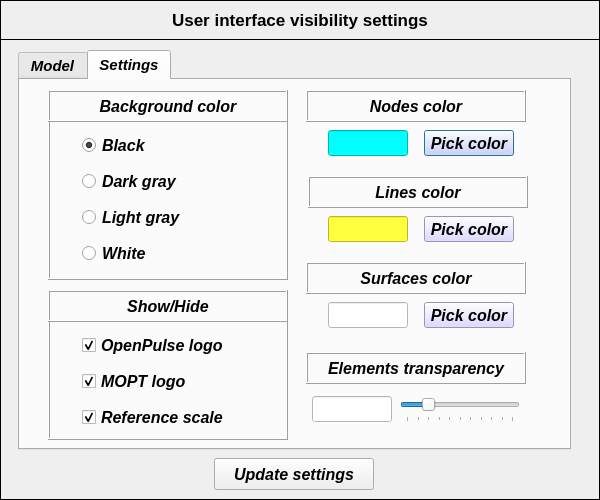
<?xml version="1.0" encoding="UTF-8"?>
<ui version="4.0">
 <class>Dialog</class>
 <widget class="QDialog" name="Dialog">
  <property name="geometry">
   <rect>
    <x>0</x>
    <y>0</y>
    <width>600</width>
    <height>500</height>
   </rect>
  </property>
  <property name="minimumSize">
   <size>
    <width>600</width>
    <height>500</height>
   </size>
  </property>
  <property name="maximumSize">
   <size>
    <width>600</width>
    <height>500</height>
   </size>
  </property>
  <property name="windowTitle">
   <string>Interface visibility settings</string>
  </property>
  <widget class="QFrame" name="frame">
   <property name="geometry">
    <rect>
     <x>0</x>
     <y>0</y>
     <width>600</width>
     <height>500</height>
    </rect>
   </property>
   <property name="minimumSize">
    <size>
     <width>600</width>
     <height>270</height>
    </size>
   </property>
   <property name="maximumSize">
    <size>
     <width>600</width>
     <height>500</height>
    </size>
   </property>
   <property name="frameShape">
    <enum>QFrame::Box</enum>
   </property>
   <property name="frameShadow">
    <enum>QFrame::Plain</enum>
   </property>
   <widget class="QFrame" name="frame_2">
    <property name="geometry">
     <rect>
      <x>0</x>
      <y>0</y>
      <width>600</width>
      <height>40</height>
     </rect>
    </property>
    <property name="minimumSize">
     <size>
      <width>600</width>
      <height>40</height>
     </size>
    </property>
    <property name="maximumSize">
     <size>
      <width>600</width>
      <height>40</height>
     </size>
    </property>
    <property name="frameShape">
     <enum>QFrame::Box</enum>
    </property>
    <property name="frameShadow">
     <enum>QFrame::Plain</enum>
    </property>
    <property name="lineWidth">
     <number>1</number>
    </property>
    <widget class="QLabel" name="label">
     <property name="geometry">
      <rect>
       <x>140</x>
       <y>6</y>
       <width>320</width>
       <height>28</height>
      </rect>
     </property>
     <property name="minimumSize">
      <size>
       <width>320</width>
       <height>28</height>
      </size>
     </property>
     <property name="maximumSize">
      <size>
       <width>320</width>
       <height>28</height>
      </size>
     </property>
     <property name="font">
      <font>
       <family>Arial</family>
       <pointsize>13</pointsize>
       <weight>75</weight>
       <italic>false</italic>
       <bold>true</bold>
      </font>
     </property>
     <property name="text">
      <string>User interface visibility settings</string>
     </property>
     <property name="textFormat">
      <enum>Qt::AutoText</enum>
     </property>
     <property name="alignment">
      <set>Qt::AlignCenter</set>
     </property>
    </widget>
   </widget>
   <widget class="QToolButton" name="toolButton_update_settings">
    <property name="geometry">
     <rect>
      <x>214</x>
      <y>458</y>
      <width>160</width>
      <height>32</height>
     </rect>
    </property>
    <property name="minimumSize">
     <size>
      <width>160</width>
      <height>32</height>
     </size>
    </property>
    <property name="maximumSize">
     <size>
      <width>160</width>
      <height>32</height>
     </size>
    </property>
    <property name="font">
     <font>
      <family>Arial</family>
      <pointsize>12</pointsize>
      <weight>75</weight>
      <italic>true</italic>
      <bold>true</bold>
     </font>
    </property>
    <property name="text">
     <string>Update settings</string>
    </property>
   </widget>
   <widget class="QTabWidget" name="tabWidget_main">
    <property name="geometry">
     <rect>
      <x>18</x>
      <y>50</y>
      <width>553</width>
      <height>400</height>
     </rect>
    </property>
    <property name="font">
     <font>
      <family>Arial</family>
      <pointsize>11</pointsize>
      <weight>75</weight>
      <italic>true</italic>
      <bold>true</bold>
     </font>
    </property>
    <property name="currentIndex">
     <number>1</number>
    </property>
    <widget class="QWidget" name="tab_hide_show">
     <attribute name="title">
      <string>Model</string>
     </attribute>
     <widget class="QFrame" name="frame_4">
      <property name="geometry">
       <rect>
        <x>28</x>
        <y>240</y>
        <width>240</width>
        <height>120</height>
       </rect>
      </property>
      <property name="minimumSize">
       <size>
        <width>240</width>
        <height>120</height>
       </size>
      </property>
      <property name="maximumSize">
       <size>
        <width>240</width>
        <height>120</height>
       </size>
      </property>
      <property name="frameShape">
       <enum>QFrame::Box</enum>
      </property>
      <property name="frameShadow">
       <enum>QFrame::Raised</enum>
      </property>
      <widget class="QCheckBox" name="checkBox_elements_selector">
       <property name="geometry">
        <rect>
         <x>34</x>
         <y>50</y>
         <width>170</width>
         <height>22</height>
        </rect>
       </property>
       <property name="minimumSize">
        <size>
         <width>170</width>
         <height>22</height>
        </size>
       </property>
       <property name="maximumSize">
        <size>
         <width>170</width>
         <height>22</height>
        </size>
       </property>
       <property name="font">
        <font>
         <family>Arial</family>
         <pointsize>12</pointsize>
         <weight>75</weight>
         <italic>true</italic>
         <bold>true</bold>
        </font>
       </property>
       <property name="text">
        <string>Elements</string>
       </property>
       <property name="checked">
        <bool>true</bool>
       </property>
      </widget>
      <widget class="QCheckBox" name="checkBox_nodes_selector">
       <property name="geometry">
        <rect>
         <x>34</x>
         <y>14</y>
         <width>170</width>
         <height>22</height>
        </rect>
       </property>
       <property name="minimumSize">
        <size>
         <width>170</width>
         <height>22</height>
        </size>
       </property>
       <property name="maximumSize">
        <size>
         <width>170</width>
         <height>22</height>
        </size>
       </property>
       <property name="font">
        <font>
         <family>Arial</family>
         <pointsize>12</pointsize>
         <weight>75</weight>
         <italic>true</italic>
         <bold>true</bold>
        </font>
       </property>
       <property name="text">
        <string> Nodes</string>
       </property>
       <property name="checked">
        <bool>true</bool>
       </property>
      </widget>
      <widget class="QCheckBox" name="checkBox_lines_selector">
       <property name="geometry">
        <rect>
         <x>34</x>
         <y>86</y>
         <width>170</width>
         <height>22</height>
        </rect>
       </property>
       <property name="minimumSize">
        <size>
         <width>170</width>
         <height>22</height>
        </size>
       </property>
       <property name="maximumSize">
        <size>
         <width>170</width>
         <height>22</height>
        </size>
       </property>
       <property name="font">
        <font>
         <family>Arial</family>
         <pointsize>12</pointsize>
         <weight>75</weight>
         <italic>true</italic>
         <bold>true</bold>
        </font>
       </property>
       <property name="text">
        <string>Lines</string>
       </property>
       <property name="checked">
        <bool>true</bool>
       </property>
      </widget>
     </widget>
     <widget class="QFrame" name="frame_3">
      <property name="geometry">
       <rect>
        <x>28</x>
        <y>40</y>
        <width>240</width>
        <height>160</height>
       </rect>
      </property>
      <property name="minimumSize">
       <size>
        <width>240</width>
        <height>160</height>
       </size>
      </property>
      <property name="maximumSize">
       <size>
        <width>240</width>
        <height>160</height>
       </size>
      </property>
      <property name="frameShape">
       <enum>QFrame::Box</enum>
      </property>
      <property name="frameShadow">
       <enum>QFrame::Raised</enum>
      </property>
      <widget class="QCheckBox" name="checkBox_structural_symbols_viewer">
       <property name="geometry">
        <rect>
         <x>34</x>
         <y>122</y>
         <width>170</width>
         <height>22</height>
        </rect>
       </property>
       <property name="minimumSize">
        <size>
         <width>170</width>
         <height>22</height>
        </size>
       </property>
       <property name="maximumSize">
        <size>
         <width>170</width>
         <height>22</height>
        </size>
       </property>
       <property name="font">
        <font>
         <family>Arial</family>
         <pointsize>12</pointsize>
         <weight>75</weight>
         <italic>true</italic>
         <bold>true</bold>
        </font>
       </property>
       <property name="text">
        <string>Structural symbols</string>
       </property>
       <property name="checked">
        <bool>true</bool>
       </property>
      </widget>
      <widget class="QCheckBox" name="checkBox_elements_viewer">
       <property name="geometry">
        <rect>
         <x>34</x>
         <y>50</y>
         <width>170</width>
         <height>22</height>
        </rect>
       </property>
       <property name="minimumSize">
        <size>
         <width>170</width>
         <height>22</height>
        </size>
       </property>
       <property name="maximumSize">
        <size>
         <width>170</width>
         <height>22</height>
        </size>
       </property>
       <property name="font">
        <font>
         <family>Arial</family>
         <pointsize>12</pointsize>
         <weight>75</weight>
         <italic>true</italic>
         <bold>true</bold>
        </font>
       </property>
       <property name="text">
        <string>Elements</string>
       </property>
       <property name="checked">
        <bool>true</bool>
       </property>
      </widget>
      <widget class="QCheckBox" name="checkBox_nodes_viewer">
       <property name="geometry">
        <rect>
         <x>34</x>
         <y>14</y>
         <width>170</width>
         <height>22</height>
        </rect>
       </property>
       <property name="minimumSize">
        <size>
         <width>170</width>
         <height>22</height>
        </size>
       </property>
       <property name="maximumSize">
        <size>
         <width>170</width>
         <height>22</height>
        </size>
       </property>
       <property name="font">
        <font>
         <family>Arial</family>
         <pointsize>12</pointsize>
         <weight>75</weight>
         <italic>true</italic>
         <bold>true</bold>
        </font>
       </property>
       <property name="text">
        <string>Nodes</string>
       </property>
       <property name="checked">
        <bool>true</bool>
       </property>
      </widget>
      <widget class="QCheckBox" name="checkBox_acoustic_symbols_viewer">
       <property name="geometry">
        <rect>
         <x>34</x>
         <y>86</y>
         <width>170</width>
         <height>22</height>
        </rect>
       </property>
       <property name="minimumSize">
        <size>
         <width>170</width>
         <height>22</height>
        </size>
       </property>
       <property name="maximumSize">
        <size>
         <width>170</width>
         <height>22</height>
        </size>
       </property>
       <property name="font">
        <font>
         <family>Arial</family>
         <pointsize>12</pointsize>
         <weight>75</weight>
         <italic>true</italic>
         <bold>true</bold>
        </font>
       </property>
       <property name="text">
        <string>Acoustic symbols</string>
       </property>
       <property name="checked">
        <bool>true</bool>
       </property>
      </widget>
     </widget>
     <widget class="QLabel" name="label_3">
      <property name="geometry">
       <rect>
        <x>28</x>
        <y>210</y>
        <width>240</width>
        <height>32</height>
       </rect>
      </property>
      <property name="minimumSize">
       <size>
        <width>240</width>
        <height>32</height>
       </size>
      </property>
      <property name="maximumSize">
       <size>
        <width>240</width>
        <height>32</height>
       </size>
      </property>
      <property name="font">
       <font>
        <family>Arial</family>
        <pointsize>12</pointsize>
        <weight>75</weight>
        <bold>true</bold>
       </font>
      </property>
      <property name="frameShape">
       <enum>QFrame::Box</enum>
      </property>
      <property name="frameShadow">
       <enum>QFrame::Raised</enum>
      </property>
      <property name="text">
       <string>Enable/Disable selection</string>
      </property>
      <property name="alignment">
       <set>Qt::AlignCenter</set>
      </property>
     </widget>
     <widget class="QLabel" name="label_2">
      <property name="geometry">
       <rect>
        <x>28</x>
        <y>10</y>
        <width>240</width>
        <height>32</height>
       </rect>
      </property>
      <property name="minimumSize">
       <size>
        <width>240</width>
        <height>32</height>
       </size>
      </property>
      <property name="maximumSize">
       <size>
        <width>240</width>
        <height>32</height>
       </size>
      </property>
      <property name="font">
       <font>
        <family>Arial</family>
        <pointsize>12</pointsize>
        <weight>75</weight>
        <bold>true</bold>
       </font>
      </property>
      <property name="frameShape">
       <enum>QFrame::Box</enum>
      </property>
      <property name="frameShadow">
       <enum>QFrame::Raised</enum>
      </property>
      <property name="text">
       <string>Show/Hide</string>
      </property>
      <property name="alignment">
       <set>Qt::AlignCenter</set>
      </property>
     </widget>
    </widget>
    <widget class="QWidget" name="tab_user_preferences">
     <attribute name="title">
      <string>Settings</string>
     </attribute>
     <widget class="QFrame" name="frame_6">
      <property name="geometry">
       <rect>
        <x>28</x>
        <y>240</y>
        <width>240</width>
        <height>120</height>
       </rect>
      </property>
      <property name="minimumSize">
       <size>
        <width>240</width>
        <height>120</height>
       </size>
      </property>
      <property name="maximumSize">
       <size>
        <width>240</width>
        <height>120</height>
       </size>
      </property>
      <property name="frameShape">
       <enum>QFrame::Box</enum>
      </property>
      <property name="frameShadow">
       <enum>QFrame::Raised</enum>
      </property>
      <widget class="QCheckBox" name="checkBox_MOPT_logo">
       <property name="geometry">
        <rect>
         <x>34</x>
         <y>50</y>
         <width>170</width>
         <height>22</height>
        </rect>
       </property>
       <property name="minimumSize">
        <size>
         <width>170</width>
         <height>22</height>
        </size>
       </property>
       <property name="maximumSize">
        <size>
         <width>170</width>
         <height>22</height>
        </size>
       </property>
       <property name="font">
        <font>
         <family>Arial</family>
         <pointsize>12</pointsize>
         <weight>75</weight>
         <italic>true</italic>
         <bold>true</bold>
        </font>
       </property>
       <property name="text">
        <string>MOPT logo</string>
       </property>
       <property name="checked">
        <bool>true</bool>
       </property>
      </widget>
      <widget class="QCheckBox" name="checkBox_OpenPulse_logo">
       <property name="geometry">
        <rect>
         <x>34</x>
         <y>14</y>
         <width>170</width>
         <height>22</height>
        </rect>
       </property>
       <property name="minimumSize">
        <size>
         <width>170</width>
         <height>22</height>
        </size>
       </property>
       <property name="maximumSize">
        <size>
         <width>170</width>
         <height>22</height>
        </size>
       </property>
       <property name="font">
        <font>
         <family>Arial</family>
         <pointsize>12</pointsize>
         <weight>75</weight>
         <italic>true</italic>
         <bold>true</bold>
        </font>
       </property>
       <property name="text">
        <string>OpenPulse logo</string>
       </property>
       <property name="checked">
        <bool>true</bool>
       </property>
      </widget>
      <widget class="QCheckBox" name="checkBox_reference_scale">
       <property name="geometry">
        <rect>
         <x>34</x>
         <y>86</y>
         <width>170</width>
         <height>22</height>
        </rect>
       </property>
       <property name="minimumSize">
        <size>
         <width>170</width>
         <height>22</height>
        </size>
       </property>
       <property name="maximumSize">
        <size>
         <width>170</width>
         <height>22</height>
        </size>
       </property>
       <property name="font">
        <font>
         <family>Arial</family>
         <pointsize>12</pointsize>
         <weight>75</weight>
         <italic>true</italic>
         <bold>true</bold>
        </font>
       </property>
       <property name="text">
        <string>Reference scale</string>
       </property>
       <property name="checked">
        <bool>true</bool>
       </property>
      </widget>
     </widget>
     <widget class="QFrame" name="frame_5">
      <property name="geometry">
       <rect>
        <x>28</x>
        <y>40</y>
        <width>240</width>
        <height>160</height>
       </rect>
      </property>
      <property name="minimumSize">
       <size>
        <width>240</width>
        <height>160</height>
       </size>
      </property>
      <property name="maximumSize">
       <size>
        <width>240</width>
        <height>160</height>
       </size>
      </property>
      <property name="frameShape">
       <enum>QFrame::Box</enum>
      </property>
      <property name="frameShadow">
       <enum>QFrame::Raised</enum>
      </property>
      <widget class="QRadioButton" name="radioButton_light_gray_color">
       <property name="geometry">
        <rect>
         <x>34</x>
         <y>86</y>
         <width>170</width>
         <height>22</height>
        </rect>
       </property>
       <property name="minimumSize">
        <size>
         <width>170</width>
         <height>22</height>
        </size>
       </property>
       <property name="maximumSize">
        <size>
         <width>170</width>
         <height>22</height>
        </size>
       </property>
       <property name="font">
        <font>
         <family>Arial</family>
         <pointsize>12</pointsize>
         <weight>75</weight>
         <italic>true</italic>
         <bold>true</bold>
        </font>
       </property>
       <property name="text">
        <string>Light gray</string>
       </property>
       <property name="checked">
        <bool>false</bool>
       </property>
      </widget>
      <widget class="QRadioButton" name="radioButton_black_color">
       <property name="geometry">
        <rect>
         <x>34</x>
         <y>14</y>
         <width>170</width>
         <height>22</height>
        </rect>
       </property>
       <property name="minimumSize">
        <size>
         <width>170</width>
         <height>22</height>
        </size>
       </property>
       <property name="maximumSize">
        <size>
         <width>170</width>
         <height>22</height>
        </size>
       </property>
       <property name="font">
        <font>
         <family>Arial</family>
         <pointsize>12</pointsize>
         <weight>75</weight>
         <italic>true</italic>
         <bold>true</bold>
        </font>
       </property>
       <property name="text">
        <string>Black</string>
       </property>
       <property name="checked">
        <bool>true</bool>
       </property>
      </widget>
      <widget class="QRadioButton" name="radioButton_white_color">
       <property name="geometry">
        <rect>
         <x>34</x>
         <y>122</y>
         <width>170</width>
         <height>22</height>
        </rect>
       </property>
       <property name="minimumSize">
        <size>
         <width>170</width>
         <height>22</height>
        </size>
       </property>
       <property name="maximumSize">
        <size>
         <width>170</width>
         <height>22</height>
        </size>
       </property>
       <property name="font">
        <font>
         <family>Arial</family>
         <pointsize>12</pointsize>
         <weight>75</weight>
         <italic>true</italic>
         <bold>true</bold>
        </font>
       </property>
       <property name="text">
        <string>White</string>
       </property>
       <property name="checked">
        <bool>false</bool>
       </property>
      </widget>
      <widget class="QRadioButton" name="radioButton_dark_gray_color">
       <property name="geometry">
        <rect>
         <x>34</x>
         <y>50</y>
         <width>170</width>
         <height>22</height>
        </rect>
       </property>
       <property name="minimumSize">
        <size>
         <width>170</width>
         <height>22</height>
        </size>
       </property>
       <property name="maximumSize">
        <size>
         <width>170</width>
         <height>22</height>
        </size>
       </property>
       <property name="font">
        <font>
         <family>Arial</family>
         <pointsize>12</pointsize>
         <weight>75</weight>
         <italic>true</italic>
         <bold>true</bold>
        </font>
       </property>
       <property name="text">
        <string>Dark gray</string>
       </property>
       <property name="checked">
        <bool>false</bool>
       </property>
      </widget>
     </widget>
     <widget class="QLabel" name="label_5">
      <property name="geometry">
       <rect>
        <x>28</x>
        <y>210</y>
        <width>240</width>
        <height>32</height>
       </rect>
      </property>
      <property name="minimumSize">
       <size>
        <width>240</width>
        <height>32</height>
       </size>
      </property>
      <property name="maximumSize">
       <size>
        <width>240</width>
        <height>32</height>
       </size>
      </property>
      <property name="font">
       <font>
        <family>Arial</family>
        <pointsize>12</pointsize>
        <weight>75</weight>
        <bold>true</bold>
       </font>
      </property>
      <property name="frameShape">
       <enum>QFrame::Box</enum>
      </property>
      <property name="frameShadow">
       <enum>QFrame::Raised</enum>
      </property>
      <property name="text">
       <string>Show/Hide</string>
      </property>
      <property name="alignment">
       <set>Qt::AlignCenter</set>
      </property>
     </widget>
     <widget class="QLabel" name="label_4">
      <property name="geometry">
       <rect>
        <x>28</x>
        <y>10</y>
        <width>240</width>
        <height>32</height>
       </rect>
      </property>
      <property name="minimumSize">
       <size>
        <width>240</width>
        <height>32</height>
       </size>
      </property>
      <property name="maximumSize">
       <size>
        <width>240</width>
        <height>32</height>
       </size>
      </property>
      <property name="font">
       <font>
        <family>Arial</family>
        <pointsize>12</pointsize>
        <weight>75</weight>
        <bold>true</bold>
       </font>
      </property>
      <property name="frameShape">
       <enum>QFrame::Box</enum>
      </property>
      <property name="frameShadow">
       <enum>QFrame::Raised</enum>
      </property>
      <property name="text">
       <string>Background color</string>
      </property>
      <property name="alignment">
       <set>Qt::AlignCenter</set>
      </property>
     </widget>
     <widget class="QLabel" name="label_6">
      <property name="geometry">
       <rect>
        <x>286</x>
        <y>10</y>
        <width>220</width>
        <height>32</height>
       </rect>
      </property>
      <property name="minimumSize">
       <size>
        <width>220</width>
        <height>32</height>
       </size>
      </property>
      <property name="maximumSize">
       <size>
        <width>220</width>
        <height>32</height>
       </size>
      </property>
      <property name="font">
       <font>
        <family>Arial</family>
        <pointsize>12</pointsize>
        <weight>75</weight>
        <bold>true</bold>
       </font>
      </property>
      <property name="frameShape">
       <enum>QFrame::Box</enum>
      </property>
      <property name="frameShadow">
       <enum>QFrame::Raised</enum>
      </property>
      <property name="text">
       <string>Nodes color</string>
      </property>
      <property name="alignment">
       <set>Qt::AlignCenter</set>
      </property>
     </widget>
     <widget class="QLabel" name="label_7">
      <property name="geometry">
       <rect>
        <x>288</x>
        <y>96</y>
        <width>220</width>
        <height>32</height>
       </rect>
      </property>
      <property name="minimumSize">
       <size>
        <width>220</width>
        <height>32</height>
       </size>
      </property>
      <property name="maximumSize">
       <size>
        <width>220</width>
        <height>32</height>
       </size>
      </property>
      <property name="font">
       <font>
        <family>Arial</family>
        <pointsize>12</pointsize>
        <weight>75</weight>
        <bold>true</bold>
       </font>
      </property>
      <property name="frameShape">
       <enum>QFrame::Box</enum>
      </property>
      <property name="frameShadow">
       <enum>QFrame::Raised</enum>
      </property>
      <property name="text">
       <string>Lines color</string>
      </property>
      <property name="alignment">
       <set>Qt::AlignCenter</set>
      </property>
     </widget>
     <widget class="QLabel" name="label_8">
      <property name="geometry">
       <rect>
        <x>286</x>
        <y>182</y>
        <width>220</width>
        <height>32</height>
       </rect>
      </property>
      <property name="minimumSize">
       <size>
        <width>220</width>
        <height>32</height>
       </size>
      </property>
      <property name="maximumSize">
       <size>
        <width>220</width>
        <height>32</height>
       </size>
      </property>
      <property name="font">
       <font>
        <family>Arial</family>
        <pointsize>12</pointsize>
        <weight>75</weight>
        <bold>true</bold>
       </font>
      </property>
      <property name="frameShape">
       <enum>QFrame::Box</enum>
      </property>
      <property name="frameShadow">
       <enum>QFrame::Raised</enum>
      </property>
      <property name="text">
       <string>Surfaces color</string>
      </property>
      <property name="alignment">
       <set>Qt::AlignCenter</set>
      </property>
     </widget>
     <widget class="QPushButton" name="pushButton_pickColor_nodes">
      <property name="geometry">
       <rect>
        <x>404</x>
        <y>50</y>
        <width>90</width>
        <height>26</height>
       </rect>
      </property>
      <property name="minimumSize">
       <size>
        <width>90</width>
        <height>26</height>
       </size>
      </property>
      <property name="maximumSize">
       <size>
        <width>90</width>
        <height>26</height>
       </size>
      </property>
      <property name="font">
       <font>
        <family>Arial</family>
        <pointsize>12</pointsize>
        <weight>75</weight>
        <italic>true</italic>
        <bold>true</bold>
       </font>
      </property>
      <property name="styleSheet">
       <string notr="true">background-color: rgb(212, 208, 255);
font: 75 italic bold 12pt &quot;Arial&quot;;</string>
      </property>
      <property name="text">
       <string>Pick color</string>
      </property>
     </widget>
     <widget class="QLineEdit" name="lineEdit_nodes_color">
      <property name="enabled">
       <bool>false</bool>
      </property>
      <property name="geometry">
       <rect>
        <x>308</x>
        <y>50</y>
        <width>80</width>
        <height>26</height>
       </rect>
      </property>
      <property name="minimumSize">
       <size>
        <width>80</width>
        <height>26</height>
       </size>
      </property>
      <property name="maximumSize">
       <size>
        <width>80</width>
        <height>26</height>
       </size>
      </property>
      <property name="font">
       <font>
        <family>Arial</family>
        <pointsize>11</pointsize>
        <weight>75</weight>
        <italic>false</italic>
        <bold>true</bold>
       </font>
      </property>
      <property name="styleSheet">
       <string notr="true">background-color: rgb(0, 255, 255);</string>
      </property>
      <property name="alignment">
       <set>Qt::AlignCenter</set>
      </property>
     </widget>
     <widget class="QLineEdit" name="lineEdit_lines_color">
      <property name="enabled">
       <bool>false</bool>
      </property>
      <property name="geometry">
       <rect>
        <x>308</x>
        <y>136</y>
        <width>80</width>
        <height>26</height>
       </rect>
      </property>
      <property name="minimumSize">
       <size>
        <width>80</width>
        <height>26</height>
       </size>
      </property>
      <property name="maximumSize">
       <size>
        <width>80</width>
        <height>26</height>
       </size>
      </property>
      <property name="font">
       <font>
        <family>Arial</family>
        <pointsize>11</pointsize>
        <weight>75</weight>
        <italic>false</italic>
        <bold>true</bold>
       </font>
      </property>
      <property name="styleSheet">
       <string notr="true">background-color: rgb(255, 255, 63);</string>
      </property>
      <property name="alignment">
       <set>Qt::AlignCenter</set>
      </property>
     </widget>
     <widget class="QPushButton" name="pushButton_pickColor_lines">
      <property name="geometry">
       <rect>
        <x>404</x>
        <y>136</y>
        <width>90</width>
        <height>26</height>
       </rect>
      </property>
      <property name="minimumSize">
       <size>
        <width>90</width>
        <height>26</height>
       </size>
      </property>
      <property name="maximumSize">
       <size>
        <width>90</width>
        <height>26</height>
       </size>
      </property>
      <property name="font">
       <font>
        <family>Arial</family>
        <pointsize>12</pointsize>
        <weight>75</weight>
        <italic>true</italic>
        <bold>true</bold>
       </font>
      </property>
      <property name="styleSheet">
       <string notr="true">background-color: rgb(212, 208, 255);
font: 75 italic bold 12pt &quot;Arial&quot;;</string>
      </property>
      <property name="text">
       <string>Pick color</string>
      </property>
     </widget>
     <widget class="QPushButton" name="pushButton_pickColor_surfaces">
      <property name="geometry">
       <rect>
        <x>404</x>
        <y>222</y>
        <width>90</width>
        <height>26</height>
       </rect>
      </property>
      <property name="minimumSize">
       <size>
        <width>90</width>
        <height>26</height>
       </size>
      </property>
      <property name="maximumSize">
       <size>
        <width>90</width>
        <height>26</height>
       </size>
      </property>
      <property name="font">
       <font>
        <family>Arial</family>
        <pointsize>12</pointsize>
        <weight>75</weight>
        <italic>true</italic>
        <bold>true</bold>
       </font>
      </property>
      <property name="styleSheet">
       <string notr="true">background-color: rgb(212, 208, 255);
font: 75 italic bold 12pt &quot;Arial&quot;;</string>
      </property>
      <property name="text">
       <string>Pick color</string>
      </property>
     </widget>
     <widget class="QLineEdit" name="lineEdit_surfaces_color">
      <property name="enabled">
       <bool>false</bool>
      </property>
      <property name="geometry">
       <rect>
        <x>308</x>
        <y>222</y>
        <width>80</width>
        <height>26</height>
       </rect>
      </property>
      <property name="minimumSize">
       <size>
        <width>80</width>
        <height>26</height>
       </size>
      </property>
      <property name="maximumSize">
       <size>
        <width>80</width>
        <height>26</height>
       </size>
      </property>
      <property name="font">
       <font>
        <family>Arial</family>
        <pointsize>11</pointsize>
        <weight>75</weight>
        <italic>false</italic>
        <bold>true</bold>
       </font>
      </property>
      <property name="styleSheet">
       <string notr="true">background-color: rgb(255, 255, 255);</string>
      </property>
      <property name="alignment">
       <set>Qt::AlignCenter</set>
      </property>
     </widget>
     <widget class="QLineEdit" name="lineEdit_elements_transparency">
      <property name="enabled">
       <bool>false</bool>
      </property>
      <property name="geometry">
       <rect>
        <x>292</x>
        <y>316</y>
        <width>80</width>
        <height>26</height>
       </rect>
      </property>
      <property name="minimumSize">
       <size>
        <width>80</width>
        <height>26</height>
       </size>
      </property>
      <property name="maximumSize">
       <size>
        <width>80</width>
        <height>26</height>
       </size>
      </property>
      <property name="font">
       <font>
        <family>Arial</family>
        <pointsize>11</pointsize>
        <weight>75</weight>
        <italic>false</italic>
        <bold>true</bold>
       </font>
      </property>
      <property name="styleSheet">
       <string notr="true">background-color: rgb(255, 255, 255);
color: rgb(0, 0, 255);</string>
      </property>
      <property name="alignment">
       <set>Qt::AlignCenter</set>
      </property>
     </widget>
     <widget class="QLabel" name="label_9">
      <property name="geometry">
       <rect>
        <x>286</x>
        <y>272</y>
        <width>220</width>
        <height>32</height>
       </rect>
      </property>
      <property name="minimumSize">
       <size>
        <width>220</width>
        <height>32</height>
       </size>
      </property>
      <property name="maximumSize">
       <size>
        <width>220</width>
        <height>32</height>
       </size>
      </property>
      <property name="font">
       <font>
        <family>Arial</family>
        <pointsize>12</pointsize>
        <weight>75</weight>
        <bold>true</bold>
       </font>
      </property>
      <property name="frameShape">
       <enum>QFrame::Box</enum>
      </property>
      <property name="frameShadow">
       <enum>QFrame::Raised</enum>
      </property>
      <property name="text">
       <string>Elements transparency</string>
      </property>
      <property name="alignment">
       <set>Qt::AlignCenter</set>
      </property>
     </widget>
     <widget class="QSlider" name="horizontalSlider">
      <property name="geometry">
       <rect>
        <x>380</x>
        <y>316</y>
        <width>120</width>
        <height>26</height>
       </rect>
      </property>
      <property name="minimumSize">
       <size>
        <width>120</width>
        <height>26</height>
       </size>
      </property>
      <property name="maximumSize">
       <size>
        <width>120</width>
        <height>26</height>
       </size>
      </property>
      <property name="styleSheet">
       <string notr="true">color: rgb(0, 0, 255);</string>
      </property>
      <property name="maximum">
       <number>100</number>
      </property>
      <property name="value">
       <number>20</number>
      </property>
      <property name="orientation">
       <enum>Qt::Horizontal</enum>
      </property>
      <property name="invertedAppearance">
       <bool>false</bool>
      </property>
      <property name="invertedControls">
       <bool>false</bool>
      </property>
      <property name="tickPosition">
       <enum>QSlider::TicksBelow</enum>
      </property>
     </widget>
    </widget>
   </widget>
  </widget>
 </widget>
 <resources/>
 <connections/>
</ui>
